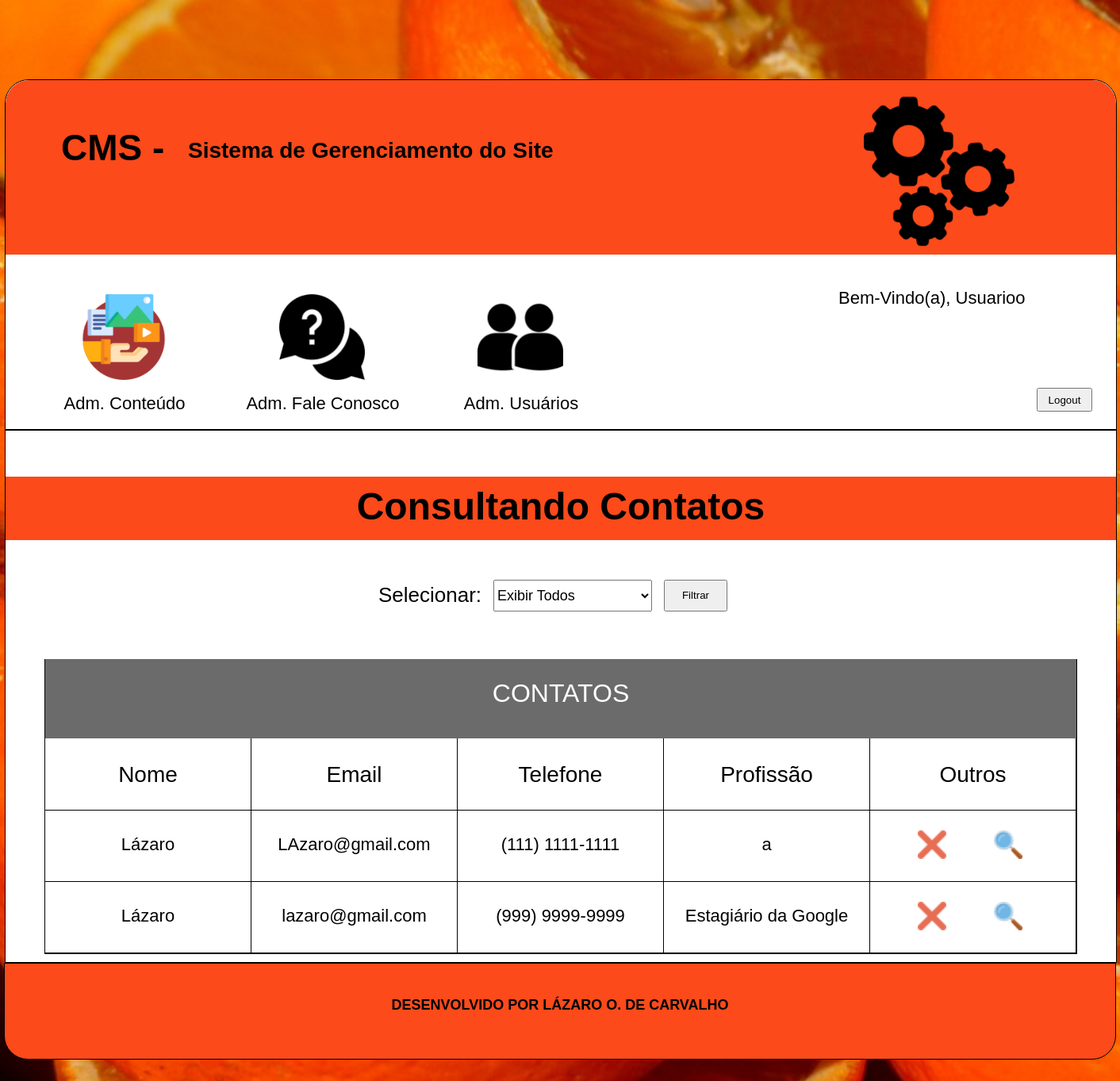
The page /cms/admContatos.php (signed in) on the database its author committed.
### tables this page shows
CREATE TABLE `tblusuarios` (
  `id` int(11) NOT NULL AUTO_INCREMENT,
  `usuario` varchar(50) DEFAULT NULL,
  `nome` varchar(50) DEFAULT NULL,
  `email` varchar(50) DEFAULT NULL,
  `senha` varchar(50) DEFAULT NULL,
  `codnivel` int(11) DEFAULT NULL,
  `status` tinyint(1) DEFAULT NULL,
  PRIMARY KEY (`id`),
  KEY `codnivel` (`codnivel`),
  CONSTRAINT `tblusuarios_ibfk_1` FOREIGN KEY (`codnivel`) REFERENCES `tblniveis` (`id`)
);

CREATE TABLE `tblcontatos` (
  `id` int(11) NOT NULL AUTO_INCREMENT,
  `nome` varchar(45) NOT NULL,
  `telefone` varchar(20) DEFAULT NULL,
  `celular` varchar(20) NOT NULL,
  `email` varchar(45) NOT NULL,
  `home_page` varchar(45) DEFAULT NULL,
  `facebook` varchar(90) DEFAULT NULL,
  `tipo_mensagem` varchar(1) NOT NULL,
  `mensagem` varchar(800) NOT NULL,
  `sexo` varchar(1) NOT NULL,
  `profissao` varchar(30) NOT NULL,
  PRIMARY KEY (`id`)
);

### cms/admContatos.php (the view, shortened to what this page needs)
<?php
    require_once('modulos/footer.php');
    require_once('modulos/funcoes.php');
    $conexao = conexaoMysql();
    $elementoHtmlPermissoes = permissoesUsuario($conexao, $_SESSION['id_usuario']);
    $opcaoFiltro = (string) "";
    $selectTodos = (string) "";
    if(isset($_GET['btn_filtrar']))
    {
        $opcaoFiltro = $_GET['select_filtrar'];
        switch($opcaoFiltro){
            case 'c':
                $selectCritica = "selected";
                break;
            case 's':
                $selectSugestao = "selected";
                break;
        }
    }
    else
    {
        $opcaoFiltro = "todos";
        $selectTodos = "selected";
    }
?>
<!DOCTYPE html>
<html lang="pt-br">
    <head>
        <link type="text/css" rel="stylesheet" href="css/style.css">
    </head>
    <body>
        <section class="cms">
            <div class="conteudo center">
                <div class="container_cms center">
                    <div class='container_cabecalho_cms'>
                        <div class='cms_titulo'>
                            <div class='container_titulo'>
                                <div class='titulo'>
                                    <div class='cont_titulo'>
                                        <h1 class='titulo_style'> CMS - </h1>
                                    </div>
                                    <div class='cms_subtitulo'>
                                        <h2 class='subtitulo_style'>
                                            Sistema de Gerenciamento do Site
                                        </h2>
                                    </div>
                                </div>
                            </div>
                            <div class='cms_imagem'>
                            </div>
                        </div>
                        <div class='cms_menu'>
                            <?=$elementoHtmlPermissoes;?>
                            <div class='container_logout'>
                                <p class='text_logout'>
                                <?php
                                    $sql = "SELECT * FROM tblusuarios WHERE id = ".$_SESSION['id_usuario'];
                                    $select = mysqli_query($conexao, $sql);
                                    if($rsUsuario = mysqli_fetch_array($select))
                                    {
                                ?>
                                    Bem-Vindo(a), <?=$rsUsuario['nome'];?>
                                <?php } ?>
                                </p>
                                <form name='frmformulario' method='post' action='bd/logout.php' class='input_logout'>
                                    <input name="btnLogout" type='submit' value='Logout' class='button_logout'>
                                </form>
                            </div>
                        </div>
                    </div>
                    <div class="cms_conteudo" id="contatos">
                        <div class="center" id="contatos_titulo">
                            <h1 id="cont_titulo">Consultando Contatos</h1>
                        </div>
                        <div class="center" id="container_filtro">
                            <form name="frmformulario" method="GET" action="admContatos.php">
                                <div id="opcao_filtro">
                                    Selecionar:
                                </div>
                                <div id="lista_opcoes">
                                    <select name="select_filtrar" id="select_opcoes">
                                        <option value="todos" <?=$selectTodos?>>Exibir Todos</option>
                                    </select>
                                </div>
                                <div id="botao_filtro">
                                    <input name="btn_filtrar" type="submit" value="Filtrar" id="btn_filtro">
                                </div>
                            </form>
                        </div>
                        <div class="center" id="container_contatos">
                            <div id="cont_contatos_titulo">
                                CONTATOS
                            </div>
                            <div id="container_campos">
                                <div class="campos_contatos">
                                    Nome
                                </div>
                                <div class="campos_contatos">
                                    Email
                                </div>
                                <div class="campos_contatos">
                                    Telefone
                                </div>
                                <div class="campos_contatos">
                                    Profissão
                                </div>
                                <div class="campos_contatos">
                                    Outros
                                </div>
                            </div>
                            <div id="container_dados_contatos">
                                <?php
                                    $sql = "SELECT * FROM tblcontatos";
                                    $select = mysqli_query($conexao, $sql);
                                    while ($rsContatos = mysqli_fetch_array($select))
                                    {
                                        if ($opcaoFiltro == "todos") {
                                ?>
                                    <div id="cont_contato_especifico">
                                        <div class="campos_dados_contatos">
                                            <?=$rsContatos['nome'];?>
                                        </div>
                                        <div class="campos_dados_contatos">
                                            <?=$rsContatos['email'];?>
                                        </div>
                                        <div class="campos_dados_contatos">
                                            <?=$rsContatos['telefone'];?>
                                        </div>
                                        <div class="campos_dados_contatos">
                                            <?=$rsContatos['profissao'];?>
                                        </div>
                                        <div class="campos_dados_contatos">
                                            <a onclick="return confirm('Deseja realmente excluir este registro?')" href="bd/deletar.php?codigo=<?=$rsContatos['id']?>" >
                                                <div class="icon_contatos">
                                                    <img class="icon_img" src="icons/claro.png">
                                                </div>
                                            </a>
                                            <a href="#" class="visualizar" onclick="visualizarModal(<?=$rsContatos['id']?>)">
                                                <div class="icon_contatos">
                                                    <img class="icon_img" src="icons/procurar.png">
                                                </div>
                                            </a>
                                        </div>
                                    </div>
                                <?php }} ?>
                            </div>
                        </div>
                    </div>
                </div>
            </div>
        </section>
        <?=$footer;?>
    </body>
</html>

### cms/css/style.css (style rules this page uses)
a, ul, li { margin: 0px; padding: 0px; }
body { background-image: url(../imagens/fundo_cms.jpg); background-repeat: no-repeat; background-size: cover; background-attachment: fixed; margin: 0px; padding: 0px; font-family: sans-serif; }
p { font-size: 18px; font-family: sans-serif; }
a { color: black; text-decoration: none; }
.conteudo { width: 1400px; height: inherit; }
.center { margin-left: auto; margin-right: auto; }
.cms { width: 100%; min-height: 1071px; height: auto; }
.cms .conteudo { padding-top: 100px; box-sizing: border-box; }
.container_cms { width: 1400px; min-height: 970px; height: auto; background-color: white; border: 1px solid black; border-radius: 30px 30px 0px 0px; }
.container_cabecalho_cms { width: 100%; height: 440px; }
.cms_titulo { width: inherit; height: 220px; background-color: #FC4A1A; border-top-left-radius: 30px; border-top-right-radius: 30px; }
.container_titulo { width: 702px; height: 220px; margin-left: 70px; float: left; }
.titulo { width: 700px; height: 120px; margin-top: 40px; font-family: 'Be Vietnam', sans-serif; }
.cont_titulo { width: 140px; height: 120px; margin-top: -20px; float: left; }
.cms_subtitulo { width: 500px; height: 60px; margin-top: 10px; margin-left: 20px; float: left; }
.titulo_style { font-size: 46px; }
.subtitulo_style { font-size: 28px; }
.cms_imagem { width: 220px; height: 190px; margin-top: 20px; margin-left: 310px; background-image: url(../imagens/engrenagens-de-configuracoes.png); background-repeat: no-repeat; background-size: contain; float: left; }
.cms_menu { width: 100%; height: 220px; border-bottom: 2px solid black; }
.container_logout { width: 350px; height: 200px; margin-top: 20px; margin-left: 300px; text-align: left; float: right; }
.text_logout { font-family: sans-serif; font-size: 22px; }
.input_logout { margin-top: 100px; margin-left: 250px; }
.button_logout { width: 70px; height: 30px; }
.cms_conteudo { width: 100%; min-height: 450px; height: auto; padding-bottom: 10px; box-sizing: border-box; overflow: hidden; }
#contatos { width: 100%; height: 100%; padding-top: 20px; font-family: sans-serif; }
#contatos_titulo { width: 100%; height: 100px; text-align: center; }
#cont_titulo { padding-top: 10px; box-sizing: border-box; height: 80px; font-size: 48px; background-color: #FC4A1A; }
#container_contatos { width: 1300px; min-height: 192px; height: auto; border-left: 1px solid black; border-right: 1px solid black; border-bottom: 1px solid black; }
#cont_contatos_titulo { width: 100%; height: 100px; background-color: #6b6b6b; color: white; padding-top: 25px; box-sizing: border-box; font-size: 32px; text-align: center; }
#container_campos { width: 100%; height: 90px; border-bottom: 1px solid black; }
.campos_contatos, .campos_dados_contatos { width: 260px; height: 100%; float: left; text-align: center; font-size: 28px; padding-top: 30px; box-sizing: border-box; border-right: 1px solid black; }
#container_dados_contatos { width: 100%; min-height: 90px; height: auto; }
#cont_contato_especifico { width: 100%; height: 90px; }
.campos_dados_contatos { font-size: 22px; overflow: hidden; border-bottom: 1px solid black; }
.icon_contatos { width: 36px; height: 36px; margin-top: -5px; margin-left: 60px; float: left; }
.icon_img { width: 36px; height: 36px; }
#container_filtro { width: 460px; height: 100px; margin-top: 30px; }
#opcao_filtro { width: 135px; height: 80px; font-size: 26px; float: left; padding-top: 4px; box-sizing: border-box; }
#lista_opcoes { width: 200px; height: 80px; float: left; margin-left: 10px; }
#select_opcoes { width: 200px; height: 40px; font-size: 18px; }
#botao_filtro { width: 80px; height: 40px; float: left; margin-left: 15px; font-size: 22px; }
#btn_filtro { width: 80px; height: 40px; }
#texto-opcao-introducao, { padding-top: 5px; box-sizing: border-box; }

### rows shown on the page
tblusuarios: nome "Usuarioo"
tblcontatos: nome "Lázaro", email "LAzaro@gmail.com", telefone "(111) 1111-1111", profissao "a"
tblcontatos: nome "Lázaro", email "lazaro@gmail.com", telefone "(999) 9999-9999", profissao "Estagiário da Google"
